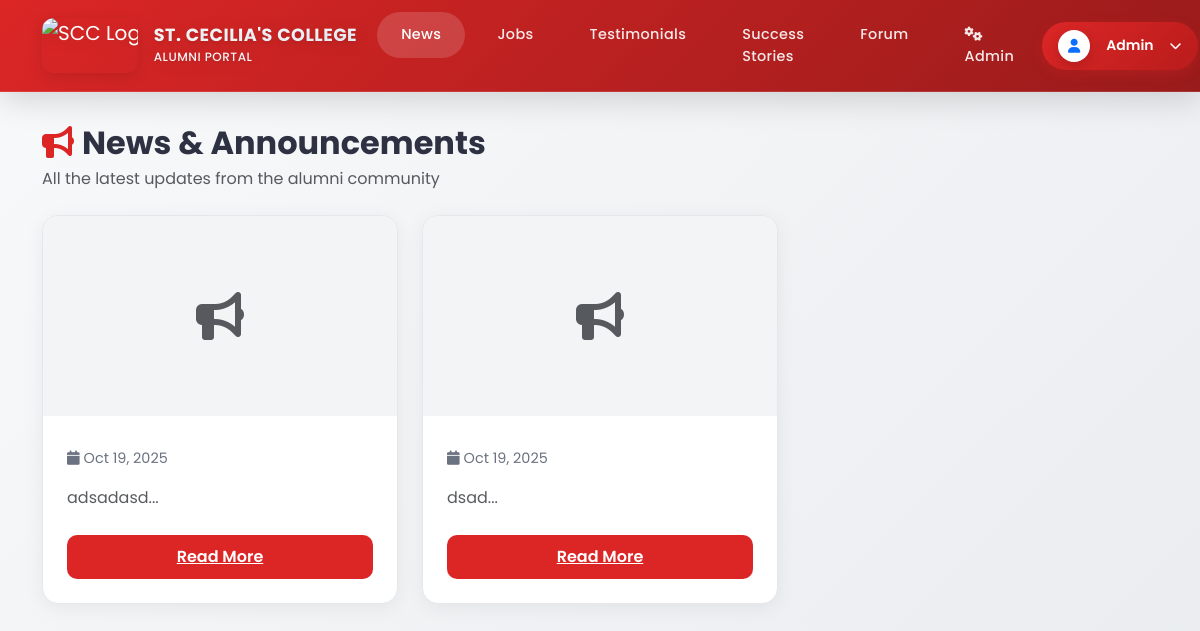
Page /news/index.php (signed in) on the committed database.
### tables this page shows
CREATE TABLE `announcements` (
  `id` int(11) NOT NULL,
  `title` varchar(255) NOT NULL DEFAULT '',
  `image` varchar(255) DEFAULT NULL,
  `content` text NOT NULL,
  `date_posted` datetime NOT NULL DEFAULT current_timestamp(),
  `date_created` datetime NOT NULL DEFAULT current_timestamp()
);

### news/index.php (the view, shortened to what this page needs)
<?php
$pdo = get_pdo();
try {
    $stmt = $pdo->prepare('SELECT id, title, content, image, date_created FROM announcements ORDER BY date_created DESC');
    $stmt->execute();
    $announcements = $stmt->fetchAll();
} catch (Exception $e) {
    $announcements = [];
}
?>
<?php include __DIR__ . '/../inc/header.php'; ?>
<div class="container main-content">
  <div class="d-flex justify-content-between align-items-center mb-4">
    <div>
      <h2 class="mb-1" style="color:#2d3142; font-weight:700;"><i class="fas fa-bullhorn me-2" style="color:#dc2626;"></i>News & Announcements</h2>
      <p class="text-muted mb-0">All the latest updates from the alumni community</p>
    </div>
  </div>
  <?php if (empty($announcements)): ?>
    <div class="text-center py-5" style="background:#fff; border-radius:16px; box-shadow:0 4px 20px rgba(0,0,0,0.06);">
      <div class="bg-light rounded-circle d-inline-flex align-items-center justify-content-center mb-3" style="width: 90px; height: 90px;">
        <i class="fas fa-bullhorn text-muted" style="font-size:2rem;"></i>
      </div>
      <h4 class="text-muted">No announcements yet</h4>
      <p class="text-muted">Check back later for updates</p>
    </div>
  <?php else: ?>
    <div class="row g-4">
      <?php foreach ($announcements as $a): ?>
        <div class="col-lg-4 col-md-6">
          <div class="announce-card h-100 d-flex flex-column">
            <div class="cover">
              <?php if (!empty($a['image'])): ?>
                <img src="/scratch/uploads/<?= htmlspecialchars($a['image']) ?>" alt="Announcement">
              <?php else: ?>
                <i class="fas fa-bullhorn text-muted" style="font-size:3rem;"></i>
              <?php endif; ?>
            </div>
            <div class="p-4 d-flex flex-column flex-grow-1">
              <div class="meta mb-3"><i class="fas fa-calendar me-1"></i><?= date('M d, Y', strtotime($a['date_created'])) ?></div>
              <p class="text-muted mb-4" style="line-height:1.6;">
                <?= htmlspecialchars(substr($a['content'] ?? '', 0, 140)) ?>...
              </p>
              <div class="mt-auto">
                <a href="#" class="read-btn w-100 d-inline-block text-center">Read More</a>
              </div>
            </div>
          </div>
        </div>
      <?php endforeach; ?>
    </div>
  <?php endif; ?>
</div>
<?php include __DIR__ . '/../inc/footer.php'; ?>

### inc/header.php (style rules this page uses)
body { font-family: 'Poppins', sans-serif; background: linear-gradient(135deg, #f8f9fa 0%, #e9ecef 100%); min-height: 100vh; }
.main-content { padding-top: 2rem; padding-bottom: 2rem; }

### news/index.php (style rules this page uses)
.announce-card { background:#fff; border:1px solid #e5e7eb; border-radius:16px; box-shadow:0 4px 20px rgba(0,0,0,0.06); overflow:hidden; transition:transform .2s ease, box-shadow .2s ease; }
.cover { height:200px; background:#f3f4f6; display:flex; align-items:center; justify-content:center; overflow:hidden; }
.meta { color:#6b7280; font-size:.9rem; }
.read-btn { background:#dc2626; color:#fff; border:none; padding:10px 14px; border-radius:10px; font-weight:600; }

### rows in the picture
announcements: date_created "Oct 19, 2025", content "adsadasd"
announcements: date_created "Oct 19, 2025", content "dsad"

### other values in the picture
$user['name'] "Admin"
